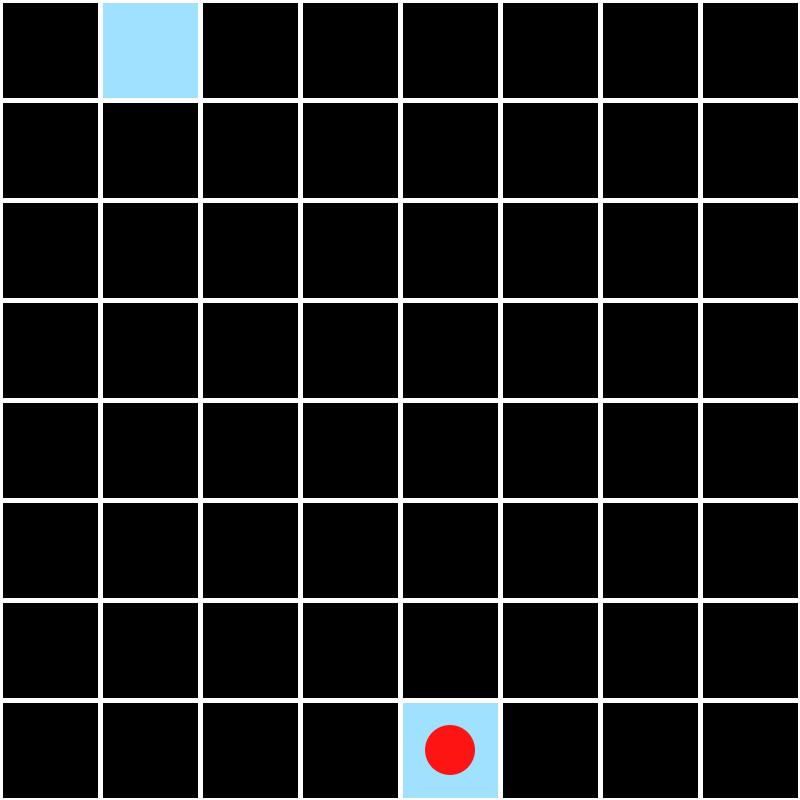
Frame 1 (no input)
Frame 60 (the mouse pressed at the canvas centre just before this capture): identical to frame 1, image omitted
Frame 120 (the mouse held since frame 60 and released just before this capture): identical to frame 1, image omitted

The Processing sketch that drew this single still picture (run headless with seeded random() and noise(); from frame 60 on, the mouse is pressed at the canvas centre):

// Processing sketch: VirtualMazeV2
// ── VirtualMazeV2.pde
/* in this model, we have a seeker moving about the board 
It inspects the square it's on and chooses a direction based on the weighting of that square
Squares can be biased in various ways depending on the evolution of the path
All squares control for out of bounds errors and can be biased by removing
instances of offsets from the pool
There is a custom Pos which is a grid version of the PVector class
*/

Grid grid;
float res;
boolean inspectMode;
Seeker s;


void setup(){
  size(800, 800);
  res = width/8;
  inspectMode = false;
  grid = new Grid(8, 8);
  s = new Seeker();
}

void draw(){
  background(0);
  grid.show();
  if(inspectMode){
    grid.hover();
  }
  s.show();
}

void keyPressed(){
  if(key == ' '){
    inspectMode = !inspectMode;
  }
}

// ── Grid.pde
class Grid {
  Square[][] grid; // stores probability data as well as movement data
  int rows, cols, startCol, endCol;

  Grid(int cols_, int rows_) {
    rows = rows_;
    cols = cols_;
    grid = new Square[cols][rows];
    initGrid();
  }

  void initGrid() {
    // fills the grid with squares with col, row coordinates
    // updates the edges
    // adds the moves
    for (int i = 0; i < cols; i++) {
      for (int j = 0; j < rows; j++) {
        Square newSquare = new Square(i, j);

        // if right of left edge, fill with moves to the left,
        if (i > 0) {
          newSquare.addInitMoves(-1,0);
        }
        
        // if left of right edge, add moves right
        if (i < cols - 1){
          newSquare.addInitMoves(1,0);
        }
        
        // if below top row, add moves up
        if(j > 0){
          newSquare.addInitMoves(0,-1);
        }
        
        // if above bottom row, add moves down
        if(j < rows -1){
          newSquare.addInitMoves(0,1);
        }
        grid[i][j] = newSquare;
      }
    }
    
    // choose the start and end
    startCol = int(random(cols-1));
    endCol = int(random(cols-1));
    
    // set start and end square
    grid[endCol][0].mark();
    grid[startCol][rows-1].mark();
  }

  void update() {
    // loop over the grid and distribute movement data across the grid
    // update moves depending on current grid state
  }

  void show() {
    for (int i = 0; i < cols; i++) {
      for (int j = 0; j < rows; j++) {
        grid[i][j].show();
      }
    }
  }
  
  void hover(){
    // work out over which square the mouse sits
    // call temporaryshow on that square
    int mouseCol = floor(mouseX/res);
    int mouseRow = floor(mouseY/res);
    grid[mouseCol][mouseRow].tempShow();
    for(Pos move: grid[mouseCol][mouseRow].moves){
      Pos neighbour = grid[mouseCol][mouseRow].getNeighbourCoords(move);
      grid[neighbour.col][neighbour.row].tempShow();
    }
    
  }
}

// ── Pos.pde
class Pos{
  int col, row;
  //int nextCol, nextRow;
  
  Pos(int col_, int row_){
    col = col_;
    row = row_;
  }
  
  void shift(Pos other){
    col += other.col;
    row += other.row;
  }
  
  //Pos step(Pos other){
  //  // returns the position
  //  return new Pos(col+other.col, row + other.row);
  //}
  

}

// ── Seeker.pde
class Seeker {
  Pos pos;
  Seeker() {
    pos = new Pos(grid.startCol, grid.rows-1);
  }
  
  void show(){
    noStroke();
    fill(255,20, 20);
    ellipse((pos.col + 0.5)*res, (pos.row + 0.5)*res, res/2, res/2);
  }
  
  
}

// ── Square.pde
class Square{
  Pos pos;
  boolean onPath;
  int routes; // how many squares lead to this square
  boolean noMovesLeft;
  ArrayList<Pos> moves;
  color col;
  
  Square(int col, int row){
    pos = new Pos(col, row);
    moves = new ArrayList<Pos>();
    onPath = false;
    noMovesLeft = false;
    col = color(0);
  }
  
  void update(){
    // chooses a random element from moves
    Pos choice = moves.get(floor(random(moves.size()))); // round down
    pos.shift(choice);
    
  }
  
  void show(){
      // shows the square
      fill(col);
      stroke(255);
      strokeWeight(5);
      rect(pos.col*res, pos.row*res, res, res);
  }
  
  void mark(){
    onPath = true;
    col = color(160, 225, 255);
  }
  
  void addInitMoves(int colOffset, int rowOffset){
    for(int k = 0; k < 4; k++){
      moves.add(new Pos(colOffset, rowOffset));
    }
  }
  
  Pos getNeighbourCoords(Pos offset){
    return new Pos(pos.col + offset.col, pos.row + offset.row);
  }
  
  void tempShow(){
    fill(255, 100);
    stroke(255);
    strokeWeight(5);
    rect(pos.col*res, pos.row*res, res, res);
  }

}
